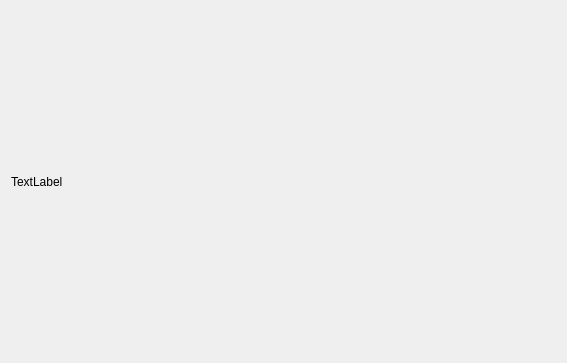
<?xml version="1.0" encoding="UTF-8"?>
<ui version="4.0">
 <class>MyWidget</class>
 <widget class="QWidget" name="MyWidget">
  <property name="geometry">
   <rect>
    <x>0</x>
    <y>0</y>
    <width>567</width>
    <height>363</height>
   </rect>
  </property>
  <property name="windowTitle">
   <string>猜数字游戏</string>
  </property>
  <layout class="QGridLayout" name="gridLayout">
   <property name="leftMargin">
    <number>0</number>
   </property>
   <property name="topMargin">
    <number>0</number>
   </property>
   <property name="rightMargin">
    <number>0</number>
   </property>
   <property name="bottomMargin">
    <number>0</number>
   </property>
   <item row="0" column="0">
    <widget class="QStackedWidget" name="stackedWidget">
     <property name="currentIndex">
      <number>3</number>
     </property>
     <widget class="QWidget" name="pageSet">
      <layout class="QGridLayout" name="gridLayout_3">
       <item row="0" column="1">
        <widget class="QLabel" name="label">
         <property name="font">
          <font>
           <family>楷体</family>
           <pointsize>36</pointsize>
          </font>
         </property>
         <property name="text">
          <string>猜数字游戏</string>
         </property>
         <property name="alignment">
          <set>Qt::AlignCenter</set>
         </property>
        </widget>
       </item>
       <item row="1" column="0">
        <spacer name="horizontalSpacer_4">
         <property name="orientation">
          <enum>Qt::Horizontal</enum>
         </property>
         <property name="sizeHint" stdset="0">
          <size>
           <width>146</width>
           <height>20</height>
          </size>
         </property>
        </spacer>
       </item>
       <item row="1" column="2">
        <spacer name="horizontalSpacer_5">
         <property name="orientation">
          <enum>Qt::Horizontal</enum>
         </property>
         <property name="sizeHint" stdset="0">
          <size>
           <width>145</width>
           <height>20</height>
          </size>
         </property>
        </spacer>
       </item>
       <item row="2" column="0" colspan="3">
        <widget class="QWidget" name="widget" native="true">
         <layout class="QHBoxLayout" name="horizontalLayout">
          <item>
           <spacer name="horizontalSpacer_6">
            <property name="orientation">
             <enum>Qt::Horizontal</enum>
            </property>
            <property name="sizeHint" stdset="0">
             <size>
              <width>170</width>
              <height>20</height>
             </size>
            </property>
           </spacer>
          </item>
          <item>
           <widget class="QWidget" name="widget_2" native="true">
            <property name="sizePolicy">
             <sizepolicy hsizetype="Expanding" vsizetype="Preferred">
              <horstretch>0</horstretch>
              <verstretch>0</verstretch>
             </sizepolicy>
            </property>
            <layout class="QVBoxLayout" name="verticalLayout">
             <item>
              <widget class="QLabel" name="label_2">
               <property name="text">
                <string>请设置猜数字时间(秒)</string>
               </property>
               <property name="alignment">
                <set>Qt::AlignCenter</set>
               </property>
              </widget>
             </item>
             <item>
              <widget class="QComboBox" name="comboBox">
               <item>
                <property name="text">
                 <string>20</string>
                </property>
               </item>
               <item>
                <property name="text">
                 <string>40</string>
                </property>
               </item>
               <item>
                <property name="text">
                 <string>60</string>
                </property>
               </item>
               <item>
                <property name="text">
                 <string>80</string>
                </property>
               </item>
               <item>
                <property name="text">
                 <string>100</string>
                </property>
               </item>
               <item>
                <property name="text">
                 <string>150</string>
                </property>
               </item>
               <item>
                <property name="text">
                 <string>200</string>
                </property>
               </item>
               <item>
                <property name="text">
                 <string>300</string>
                </property>
               </item>
               <item>
                <property name="text">
                 <string>400</string>
                </property>
               </item>
               <item>
                <property name="text">
                 <string>500</string>
                </property>
               </item>
              </widget>
             </item>
            </layout>
           </widget>
          </item>
          <item>
           <spacer name="horizontalSpacer_7">
            <property name="orientation">
             <enum>Qt::Horizontal</enum>
            </property>
            <property name="sizeHint" stdset="0">
             <size>
              <width>170</width>
              <height>20</height>
             </size>
            </property>
           </spacer>
          </item>
         </layout>
        </widget>
       </item>
       <item row="3" column="1">
        <spacer name="verticalSpacer">
         <property name="orientation">
          <enum>Qt::Vertical</enum>
         </property>
         <property name="sizeType">
          <enum>QSizePolicy::Fixed</enum>
         </property>
         <property name="sizeHint" stdset="0">
          <size>
           <width>20</width>
           <height>50</height>
          </size>
         </property>
        </spacer>
       </item>
       <item row="4" column="0" colspan="3">
        <widget class="QWidget" name="widget_3" native="true">
         <layout class="QHBoxLayout" name="horizontalLayout_2">
          <item>
           <spacer name="horizontalSpacer">
            <property name="orientation">
             <enum>Qt::Horizontal</enum>
            </property>
            <property name="sizeHint" stdset="0">
             <size>
              <width>70</width>
              <height>20</height>
             </size>
            </property>
           </spacer>
          </item>
          <item>
           <widget class="QPushButton" name="pushButtonStart">
            <property name="text">
             <string>进入游戏</string>
            </property>
           </widget>
          </item>
          <item>
           <spacer name="horizontalSpacer_3">
            <property name="orientation">
             <enum>Qt::Horizontal</enum>
            </property>
            <property name="sizeHint" stdset="0">
             <size>
              <width>225</width>
              <height>20</height>
             </size>
            </property>
           </spacer>
          </item>
          <item>
           <widget class="QPushButton" name="pushButtonEnd">
            <property name="text">
             <string>退出游戏</string>
            </property>
           </widget>
          </item>
          <item>
           <spacer name="horizontalSpacer_2">
            <property name="orientation">
             <enum>Qt::Horizontal</enum>
            </property>
            <property name="sizeHint" stdset="0">
             <size>
              <width>67</width>
              <height>20</height>
             </size>
            </property>
           </spacer>
          </item>
         </layout>
        </widget>
       </item>
      </layout>
     </widget>
     <widget class="QWidget" name="pageGame">
      <layout class="QGridLayout" name="gridLayout_2">
       <item row="0" column="0" colspan="6">
        <widget class="QProgressBar" name="progressBar">
         <property name="value">
          <number>100</number>
         </property>
        </widget>
       </item>
       <item row="1" column="0" colspan="6">
        <widget class="QTextEdit" name="textEdit">
         <property name="font">
          <font>
           <family>楷体</family>
           <pointsize>48</pointsize>
          </font>
         </property>
         <property name="readOnly">
          <bool>true</bool>
         </property>
        </widget>
       </item>
       <item row="2" column="0">
        <widget class="QPushButton" name="pushButton0">
         <property name="sizePolicy">
          <sizepolicy hsizetype="Expanding" vsizetype="Expanding">
           <horstretch>0</horstretch>
           <verstretch>0</verstretch>
          </sizepolicy>
         </property>
         <property name="font">
          <font>
           <pointsize>20</pointsize>
          </font>
         </property>
         <property name="text">
          <string>0</string>
         </property>
        </widget>
       </item>
       <item row="2" column="1">
        <widget class="QPushButton" name="pushButton1">
         <property name="sizePolicy">
          <sizepolicy hsizetype="Expanding" vsizetype="Expanding">
           <horstretch>0</horstretch>
           <verstretch>0</verstretch>
          </sizepolicy>
         </property>
         <property name="font">
          <font>
           <pointsize>20</pointsize>
          </font>
         </property>
         <property name="text">
          <string>1</string>
         </property>
        </widget>
       </item>
       <item row="2" column="2">
        <widget class="QPushButton" name="pushButton2">
         <property name="sizePolicy">
          <sizepolicy hsizetype="Expanding" vsizetype="Expanding">
           <horstretch>0</horstretch>
           <verstretch>0</verstretch>
          </sizepolicy>
         </property>
         <property name="font">
          <font>
           <pointsize>20</pointsize>
          </font>
         </property>
         <property name="text">
          <string>2</string>
         </property>
        </widget>
       </item>
       <item row="2" column="3">
        <widget class="QPushButton" name="pushButton3">
         <property name="sizePolicy">
          <sizepolicy hsizetype="Expanding" vsizetype="Expanding">
           <horstretch>0</horstretch>
           <verstretch>0</verstretch>
          </sizepolicy>
         </property>
         <property name="font">
          <font>
           <pointsize>20</pointsize>
          </font>
         </property>
         <property name="text">
          <string>3</string>
         </property>
        </widget>
       </item>
       <item row="2" column="4">
        <widget class="QPushButton" name="pushButton4">
         <property name="sizePolicy">
          <sizepolicy hsizetype="Expanding" vsizetype="Expanding">
           <horstretch>0</horstretch>
           <verstretch>0</verstretch>
          </sizepolicy>
         </property>
         <property name="font">
          <font>
           <pointsize>20</pointsize>
          </font>
         </property>
         <property name="text">
          <string>4</string>
         </property>
        </widget>
       </item>
       <item row="2" column="5">
        <widget class="QPushButton" name="pushButtonDel">
         <property name="sizePolicy">
          <sizepolicy hsizetype="Expanding" vsizetype="Expanding">
           <horstretch>0</horstretch>
           <verstretch>0</verstretch>
          </sizepolicy>
         </property>
         <property name="font">
          <font>
           <pointsize>20</pointsize>
          </font>
         </property>
         <property name="text">
          <string>&lt;——</string>
         </property>
        </widget>
       </item>
       <item row="3" column="0">
        <widget class="QPushButton" name="pushButton5">
         <property name="sizePolicy">
          <sizepolicy hsizetype="Expanding" vsizetype="Expanding">
           <horstretch>0</horstretch>
           <verstretch>0</verstretch>
          </sizepolicy>
         </property>
         <property name="font">
          <font>
           <pointsize>20</pointsize>
          </font>
         </property>
         <property name="text">
          <string>5</string>
         </property>
        </widget>
       </item>
       <item row="3" column="1">
        <widget class="QPushButton" name="pushButton6">
         <property name="sizePolicy">
          <sizepolicy hsizetype="Expanding" vsizetype="Expanding">
           <horstretch>0</horstretch>
           <verstretch>0</verstretch>
          </sizepolicy>
         </property>
         <property name="font">
          <font>
           <pointsize>20</pointsize>
          </font>
         </property>
         <property name="text">
          <string>6</string>
         </property>
        </widget>
       </item>
       <item row="3" column="2">
        <widget class="QPushButton" name="pushButton7">
         <property name="sizePolicy">
          <sizepolicy hsizetype="Expanding" vsizetype="Expanding">
           <horstretch>0</horstretch>
           <verstretch>0</verstretch>
          </sizepolicy>
         </property>
         <property name="font">
          <font>
           <pointsize>20</pointsize>
          </font>
         </property>
         <property name="text">
          <string>7</string>
         </property>
        </widget>
       </item>
       <item row="3" column="3">
        <widget class="QPushButton" name="pushButton8">
         <property name="sizePolicy">
          <sizepolicy hsizetype="Expanding" vsizetype="Expanding">
           <horstretch>0</horstretch>
           <verstretch>0</verstretch>
          </sizepolicy>
         </property>
         <property name="font">
          <font>
           <pointsize>20</pointsize>
          </font>
         </property>
         <property name="text">
          <string>8</string>
         </property>
        </widget>
       </item>
       <item row="3" column="4">
        <widget class="QPushButton" name="pushButton9">
         <property name="sizePolicy">
          <sizepolicy hsizetype="Expanding" vsizetype="Expanding">
           <horstretch>0</horstretch>
           <verstretch>0</verstretch>
          </sizepolicy>
         </property>
         <property name="font">
          <font>
           <pointsize>20</pointsize>
          </font>
         </property>
         <property name="text">
          <string>9</string>
         </property>
        </widget>
       </item>
       <item row="3" column="5">
        <widget class="QPushButton" name="pushButtonEnter">
         <property name="sizePolicy">
          <sizepolicy hsizetype="Expanding" vsizetype="Expanding">
           <horstretch>0</horstretch>
           <verstretch>0</verstretch>
          </sizepolicy>
         </property>
         <property name="font">
          <font>
           <pointsize>20</pointsize>
          </font>
         </property>
         <property name="text">
          <string>提示</string>
         </property>
        </widget>
       </item>
      </layout>
     </widget>
     <widget class="QWidget" name="pageOver">
      <layout class="QHBoxLayout" name="horizontalLayout_3">
       <item>
        <widget class="QLabel" name="labelOver">
         <property name="text">
          <string>TextLabel</string>
         </property>
        </widget>
       </item>
      </layout>
     </widget>
     <widget class="QWidget" name="pageWin">
      <layout class="QVBoxLayout" name="verticalLayout_2">
       <item>
        <widget class="QLabel" name="labelWin">
         <property name="text">
          <string>TextLabel</string>
         </property>
        </widget>
       </item>
      </layout>
     </widget>
    </widget>
   </item>
  </layout>
 </widget>
 <layoutdefault spacing="6" margin="11"/>
 <resources/>
 <connections/>
</ui>
